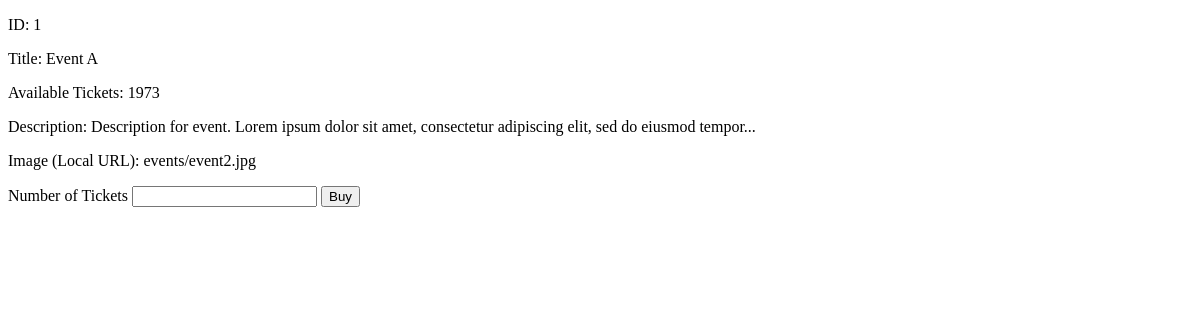
Page /buy_ticket/1/ on the earlier database version.
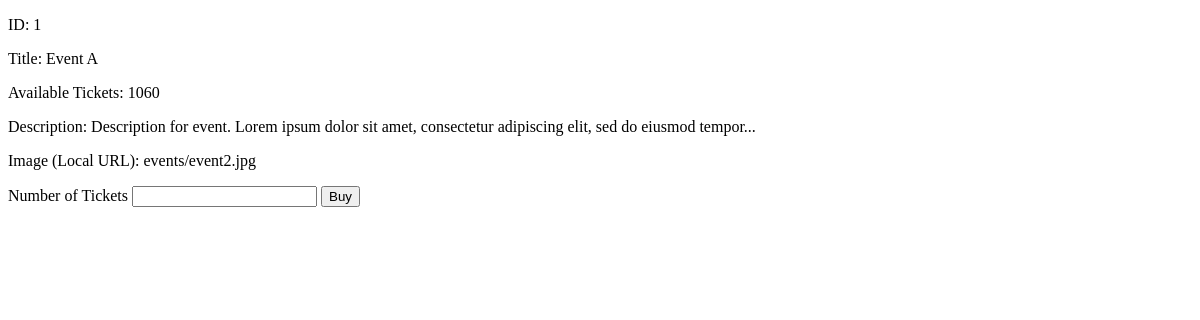
Same page on the later database version.
### project_app/models.py (models this page shows)
class Event(models.Model):
    title = models.CharField(max_length=255)
    location = models.CharField(max_length=255)
    image = models.ImageField(upload_to="events", default="events/event1.jpg")
    date = models.DateTimeField()
    description = models.CharField(max_length=300, default="Description for event. Lorem ipsum dolor sit amet, consectetur adipiscing elit, sed do eiusmod tempor... ")
    available_tickets = models.IntegerField()
    artists = models.ManyToManyField(AppUser, related_name="artists")
    organizer = models.ForeignKey(AppUser, related_name="organizer", on_delete=models.CASCADE)

### project_app/views.py (the view, shortened to what this page needs)
# urls.py: path('buy_ticket/<int:event_id>/', views.buy_ticket, name='buy_ticket'),
def buy_ticket(request, event_id):
    event = get_object_or_404(Event, pk=event_id)
    return render(request, 'buy_ticket.html', {'event': event})

### project_app/templates/buy_ticket.html (shortened to what this page needs)
<!DOCTYPE html>
<html lang="en">
<head>
</head>
<body>
<p>ID: {{ event.id }}</p>
<p>Title: {{ event.title }}</p>
<p>Available Tickets: {{ event.available_tickets }}</p>
<p>Description: {{ event.description }}</p>
<p>Image (Local URL): {{ event.image }}</p>
<form method="post" action="{% url 'buy_ticket' event.id %}">
        <label for="number_of_tickets">Number of Tickets</label>
        <input id="number_of_tickets" type="number" name="number_of_tickets" required>
        <button class="btn btn-primary" type="submit">Buy</button>
    </form>
</body>
</html>

Differences in the rows shown:
changed Event "Event A": available_tickets "1973" → "1060"
